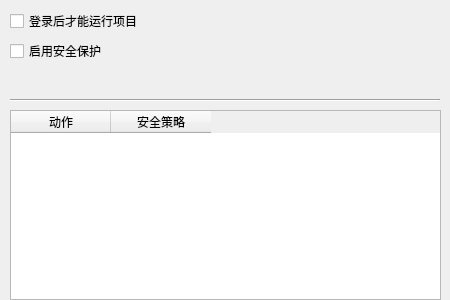
<?xml version="1.0" encoding="UTF-8"?>
<ui version="4.0">
 <class>CMDProjectParaForm</class>
 <widget class="QWidget" name="CMDProjectParaForm">
  <property name="geometry">
   <rect>
    <x>0</x>
    <y>0</y>
    <width>450</width>
    <height>300</height>
   </rect>
  </property>
  <property name="windowTitle">
   <string>Form</string>
  </property>
  <widget class="QCheckBox" name="enableLoginBeforeRunCheckBox">
   <property name="geometry">
    <rect>
     <x>10</x>
     <y>10</y>
     <width>401</width>
     <height>22</height>
    </rect>
   </property>
   <property name="text">
    <string>登录后才能运行项目</string>
   </property>
  </widget>
  <widget class="QCheckBox" name="enableSPCheckBox">
   <property name="geometry">
    <rect>
     <x>10</x>
     <y>40</y>
     <width>381</width>
     <height>22</height>
    </rect>
   </property>
   <property name="text">
    <string>启用安全保护</string>
   </property>
  </widget>
  <widget class="Line" name="line">
   <property name="geometry">
    <rect>
     <x>10</x>
     <y>90</y>
     <width>430</width>
     <height>20</height>
    </rect>
   </property>
   <property name="orientation">
    <enum>Qt::Horizontal</enum>
   </property>
  </widget>
  <widget class="QTableWidget" name="spTableWidget">
   <property name="geometry">
    <rect>
     <x>10</x>
     <y>110</y>
     <width>431</width>
     <height>190</height>
    </rect>
   </property>
   <property name="editTriggers">
    <set>QAbstractItemView::NoEditTriggers</set>
   </property>
   <column>
    <property name="text">
     <string>动作</string>
    </property>
   </column>
   <column>
    <property name="text">
     <string>安全策略</string>
    </property>
   </column>
  </widget>
 </widget>
 <resources/>
 <connections/>
</ui>
